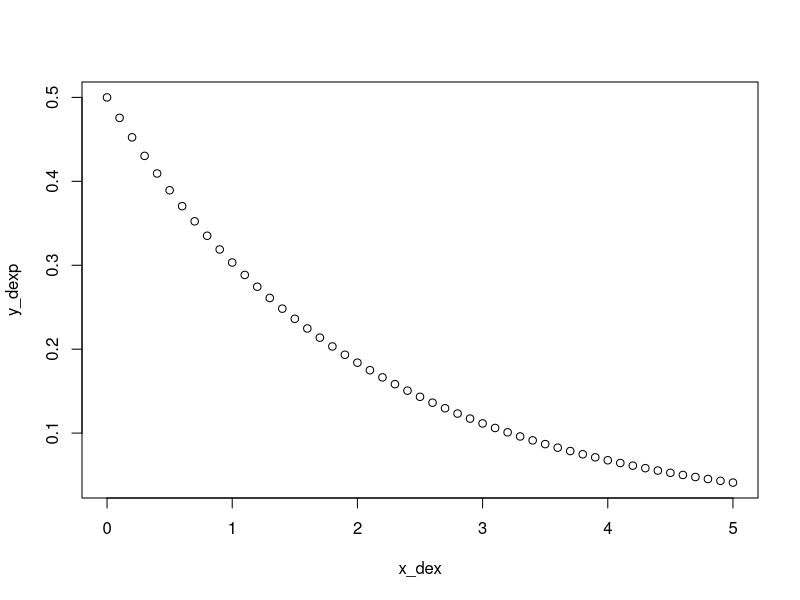
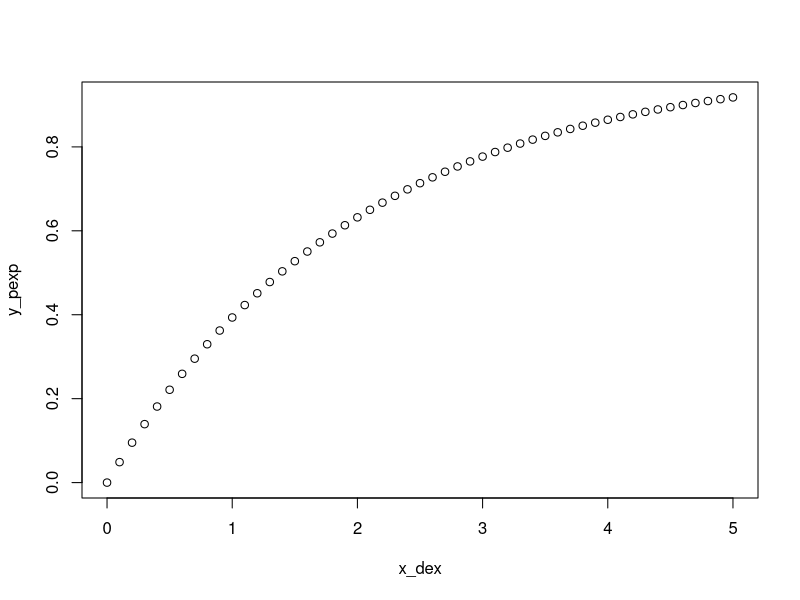
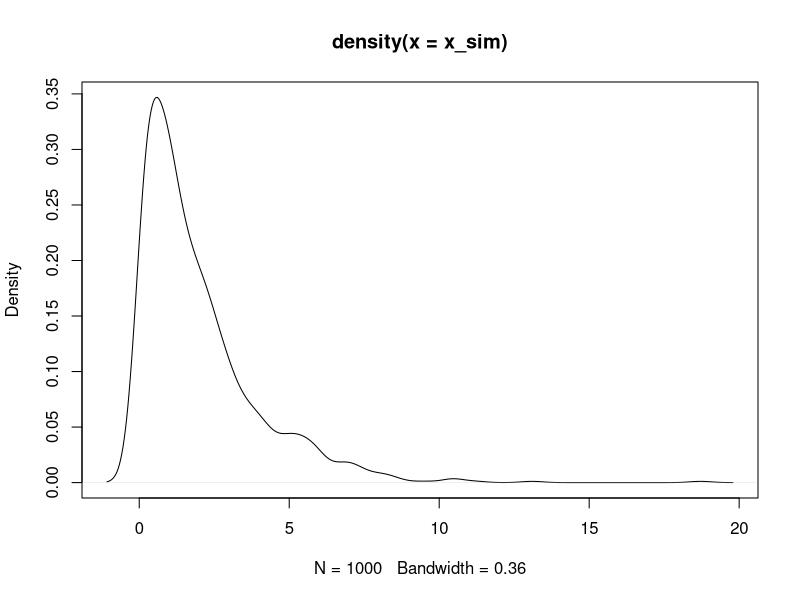

Recreate these plots in R, in order.
punif(45,0,60,lower.tail=FALSE)
punif(20,0,60,lower.tail=FALSE)-punif(30,0,60,lower.tail = FALSE)

dexp(3,1/2)
x_dex<-seq(0,5,by=0.1)
y_dexp<-dexp(x_dex,1/2)
plot(x_dex,y_dexp)
pexp(3,1/2)
y_pexp<-pexp(x_dex,1/2)
plot(x_dex,y_pexp)
x_sim<-rexp(1000,1/2)
plot(density(x_sim))

pgamma(1,2,1/3,lower.tail = FALSE)
qgamma(0.7,2,1/3)